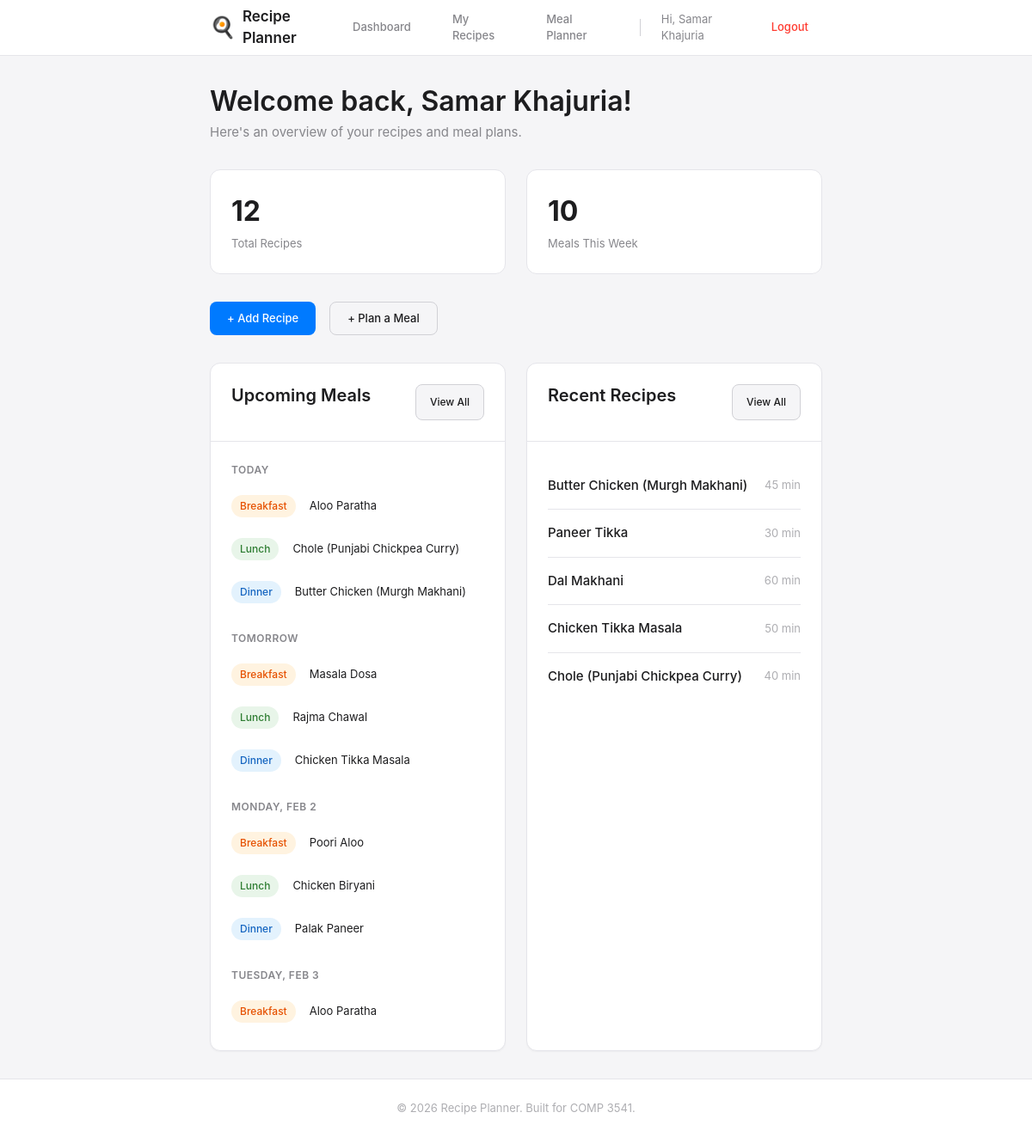
The app's page /dashboard.php (signed in) with its own data.
### tables this page shows
CREATE TABLE meal_plans (
  id INT AUTO_INCREMENT PRIMARY KEY,
  user_id INT NOT NULL,
  recipe_id INT NOT NULL,
  meal_date DATE NOT NULL,
  meal_type ENUM('breakfast', 'lunch', 'dinner', 'snack') NOT NULL,
  created_at TIMESTAMP DEFAULT CURRENT_TIMESTAMP,
  FOREIGN KEY (user_id) REFERENCES users(id) ON DELETE CASCADE,
  FOREIGN KEY (recipe_id) REFERENCES recipes(id) ON DELETE CASCADE
);

CREATE TABLE recipes (
  id INT AUTO_INCREMENT PRIMARY KEY,
  user_id INT NOT NULL,
  title VARCHAR(255) NOT NULL,
  description TEXT,
  ingredients TEXT NOT NULL,
  instructions TEXT NOT NULL,
  prep_time INT DEFAULT 0 COMMENT 'Preparation time in minutes',
  created_at TIMESTAMP DEFAULT CURRENT_TIMESTAMP,
  FOREIGN KEY (user_id) REFERENCES users(id) ON DELETE CASCADE
);

### includes/database.php (called while the page is built, shortened)
<?php
$dsn = 'mysql:host=localhost;dbname=recipe_planner';
$username = 'root';
$password = 'root';
$options = [
  PDO::ATTR_ERRMODE => PDO::ERRMODE_EXCEPTION,
  PDO::ATTR_DEFAULT_FETCH_MODE => PDO::FETCH_ASSOC,
];
try {
  $db = new PDO($dsn, $username, $password, $options);
} catch (PDOException $e) {
  $error_message = $e->getMessage();
  include __DIR__ . '/database_error.php';
  exit;
}
function db_query($sql, $params = [])
{
  global $db;
  try {
    $stmt = $db->prepare($sql);
    $stmt->execute($params);
    return $stmt->fetchAll();
  } catch (PDOException $e) {
    $error_message = $e->getMessage();
    include __DIR__ . '/database_error.php';
    exit;
  }
}
function db_query_one($sql, $params = [])
{
  global $db;
  try {
    $stmt = $db->prepare($sql);
    $stmt->execute($params);
    return $stmt->fetch();
  } catch (PDOException $e) {
    $error_message = $e->getMessage();
    include __DIR__ . '/database_error.php';
    exit;
  }
}
?>

### dashboard.php (the view, shortened to what this page needs)
<?php
require_once __DIR__ . '/includes/database.php';
$user_id = $_SESSION['user_id'];
$recipe_count = db_query_one(
    "SELECT COUNT(*) as count FROM recipes WHERE user_id = ?",
    [$user_id]
)['count'];
$upcoming_meals = db_query(
    "SELECT mp.id, mp.meal_date, mp.meal_type, r.title as recipe_title
   FROM meal_plans mp
   JOIN recipes r ON mp.recipe_id = r.id
   WHERE mp.user_id = ? AND mp.meal_date >= CURDATE() AND mp.meal_date <= DATE_ADD(CURDATE(), INTERVAL 7 DAY)
   ORDER BY mp.meal_date, FIELD(mp.meal_type, 'breakfast', 'lunch', 'dinner', 'snack')
   LIMIT 10",
    [$user_id]
);
$upcoming_count = count($upcoming_meals);
$recent_recipes = db_query(
    "SELECT id, title, prep_time, created_at FROM recipes WHERE user_id = ? ORDER BY created_at DESC LIMIT 5",
    [$user_id]
);
include __DIR__ . '/includes/header.php';
?>
<div class="dashboard-header">
    <div>
        <h1>Welcome back,
            <?= htmlspecialchars($user_name) ?>!
        </h1>
        <p>Here's an overview of your recipes and meal plans.</p>
    </div>
</div>
<div class="stats-grid">
    <div class="stat-card">
        <div class="stat-value">
            <?= $recipe_count ?>
        </div>
        <div class="stat-label">Total Recipes</div>
    </div>
    <div class="stat-card">
        <div class="stat-value">
            <?= $upcoming_count ?>
        </div>
        <div class="stat-label">Meals This Week</div>
    </div>
</div>
<div class="quick-actions">
    <a href="recipes/add.php" class="btn btn-primary">+ Add Recipe</a>
    <a href="meals/add.php" class="btn btn-secondary">+ Plan a Meal</a>
</div>
<div class="dashboard-grid">
    <div class="card">
        <div class="card-header flex flex-between">
            <h3>Upcoming Meals</h3>
            <a href="meals/planner.php" class="btn btn-sm btn-secondary">View All</a>
        </div>
        <div class="card-body">
            <?php if (empty($upcoming_meals)): ?>
                <div class="empty-state">
                    <p>No meals planned for this week.</p>
                    <a href="meals/add.php" class="btn btn-primary btn-sm">Plan a Meal</a>
                </div>
            <?php else: ?>
                <div class="meal-list">
                    <?php
                    $current_date = null;
                    foreach ($upcoming_meals as $meal):
                        $meal_date = $meal['meal_date'];
                        $is_today = $meal_date === date('Y-m-d');
                        $is_tomorrow = $meal_date === date('Y-m-d', strtotime('+1 day'));
                        if ($current_date !== $meal_date):
                            $current_date = $meal_date;
                            $date_label = $is_today ? 'Today' : ($is_tomorrow ? 'Tomorrow' : date('l, M j', strtotime($meal_date)));
                            ?>
                            <div class="meal-date-header">
                                <?= $date_label ?>
                            </div>
                        <?php endif; ?>
                        <div class="meal-item">
                            <span class="badge badge-<?= $meal['meal_type'] ?>">
                                <?= $meal['meal_type'] ?>
                            </span>
                            <span class="meal-title">
                                <?= htmlspecialchars($meal['recipe_title']) ?>
                            </span>
                        </div>
                    <?php endforeach; ?>
                </div>
            <?php endif; ?>
        </div>
    </div>
    <div class="card">
        <div class="card-header flex flex-between">
            <h3>Recent Recipes</h3>
            <a href="recipes/list.php" class="btn btn-sm btn-secondary">View All</a>
        </div>
        <div class="card-body">
            <?php if (empty($recent_recipes)): ?>
                <div class="empty-state">
                    <p>No recipes yet.</p>
                    <a href="recipes/add.php" class="btn btn-primary btn-sm">Add Recipe</a>
                </div>
            <?php else: ?>
                <div class="recipe-list-simple">
                    <?php foreach ($recent_recipes as $recipe): ?>
                        <div class="recipe-list-item">
                            <a href="recipes/edit.php?id=<?= $recipe['id'] ?>" class="recipe-name">
                                <?= htmlspecialchars($recipe['title']) ?>
                            </a>
                            <span class="recipe-meta">
                                <?= $recipe['prep_time'] ?> min
                            </span>
                        </div>
                    <?php endforeach; ?>
                </div>
            <?php endif; ?>
        </div>
    </div>
</div>
<?php include __DIR__ . '/includes/footer.php'; ?>

### includes/header.php (shortened to what this page needs)
<?php
$rel_path = '';
$css_path = $rel_path . 'main.css';
$home_path = $rel_path . 'index.php';
$dashboard_path = $rel_path . 'dashboard.php';
$recipes_path = $rel_path . 'recipes/list.php';
$meals_path = $rel_path . 'meals/planner.php';
$login_path = $rel_path . 'auth/login.php';
$register_path = $rel_path . 'auth/register.php';
$logout_path = $rel_path . 'auth/logout.php';
$is_logged_in = isset($_SESSION['user_id']);
$user_name = $_SESSION['user_name'] ?? '';
?>
<!DOCTYPE html>
<html lang="en">
<head>
    <link rel="stylesheet" href="<?= htmlspecialchars($css_path) ?>" />
</head>
<body>
    <header class="site-header">
        <div class="header-content">
            <div class="brand">
                <a href="<?= htmlspecialchars($home_path) ?>" class="logo">
                    <span class="logo-icon">🍳</span>
                    <span class="logo-text">Recipe Planner</span>
                </a>
            </div>
            <nav class="main-nav">
                <?php if ($is_logged_in): ?>
                    <a href="<?= htmlspecialchars($dashboard_path) ?>" class="nav-link">Dashboard</a>
                    <a href="<?= htmlspecialchars($recipes_path) ?>" class="nav-link">My Recipes</a>
                    <a href="<?= htmlspecialchars($meals_path) ?>" class="nav-link">Meal Planner</a>
                    <span class="user-greeting">Hi,
                        <?= htmlspecialchars($user_name) ?>
                    </span>
                    <a href="<?= htmlspecialchars($logout_path) ?>" class="nav-link nav-link-secondary">Logout</a>
                <?php else: ?>
                    <a href="<?= htmlspecialchars($login_path) ?>" class="nav-link">Login</a>
                    <a href="<?= htmlspecialchars($register_path) ?>" class="btn btn-primary btn-sm">Sign Up</a>
                <?php endif; ?>
            </nav>
        </div>
    </header>
    <main class="main-content">

### includes/footer.php (shortened to what this page needs)
</main>
<footer class="site-footer">
    <div class="footer-content">
        <p>&copy;
            <?= date('Y') ?> Recipe Planner. Built for COMP 3541.
        </p>
    </div>
</footer>
</body>
</html>

### dashboard.php (style rules this page uses)
.dashboard-header { margin-bottom: var(--space-xl); }
.dashboard-header h1 { margin-bottom: var(--space-xs); }
.dashboard-header p { margin: 0; }
.dashboard-grid { display: grid; grid-template-columns: repeat(auto-fit, minmax(300px, 1fr)); gap: var(--space-lg); }
.meal-list { display: flex; flex-direction: column; gap: var(--space-sm); }
.meal-date-header { font-size: var(--font-size-xs); font-weight: 600; color: var(--color-text-secondary); text-transform: uppercase; letter-spacing: 0.5px; margin-top: var(--space-md); margin-bottom: var(--space-xs); }
.meal-date-header:first-child { margin-top: 0; }
.meal-item { display: flex; align-items: center; gap: var(--space-md); padding: var(--space-sm) 0; }
.meal-title { font-size: var(--font-size-sm); color: var(--color-text); }
.recipe-list-simple { display: flex; flex-direction: column; }
.recipe-list-item { display: flex; justify-content: space-between; align-items: center; padding: var(--space-md) 0; border-bottom: 1px solid var(--color-border-light); }
.recipe-list-item:last-child { border-bottom: none; }
.recipe-name { font-weight: 500; color: var(--color-text); }

### records on screen
meal_plans: meal_type "Breakfast", recipe.title "Aloo Paratha"
meal_plans: meal_type "Lunch", recipe.title "Chole (Punjabi Chickpea Curry)"
meal_plans: meal_type "Dinner", recipe.title "Butter Chicken (Murgh Makhani)"
meal_plans: meal_type "Breakfast", recipe.title "Masala Dosa"
meal_plans: meal_type "Lunch", recipe.title "Rajma Chawal"
meal_plans: meal_type "Dinner", recipe.title "Chicken Tikka Masala"
meal_plans: meal_type "Breakfast", recipe.title "Poori Aloo"
meal_plans: meal_type "Lunch", recipe.title "Chicken Biryani"
meal_plans: meal_type "Dinner", recipe.title "Palak Paneer"
meal_plans: meal_type "Breakfast", recipe.title "Aloo Paratha"
recipes: title "Butter Chicken (Murgh Makhani)", prep_time "45"
recipes: title "Paneer Tikka", prep_time "30"
recipes: title "Dal Makhani", prep_time "60"
recipes: title "Chicken Tikka Masala", prep_time "50"
recipes: title "Chole (Punjabi Chickpea Curry)", prep_time "40"

### other values on screen
$user_name "Samar Khajuria"
$recipe_count "12"
$upcoming_count "10"
